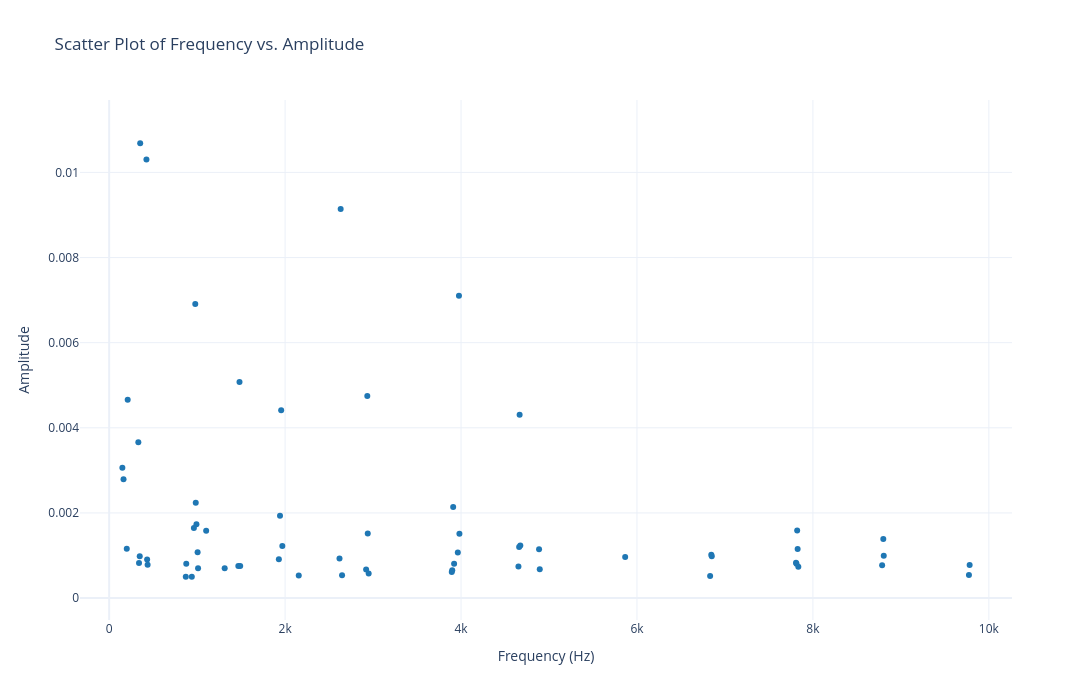

This figure's notebook cell:
### Markdown cell above
Let’s start with a single frame:

### Code cell
from audiospylt.multiplotter import plot_scatter

plot_scatter(
    files=['../tsv/bayle1.tsv'],
    mode='markers',
    # Frequency-axis scaling:
    freq_axis_mode='linear',  # 'linear' | 'log' | 'mel' | 'mixed'
    freq_axis_mix=0.5,        # used only when freq_axis_mode='mixed'
    mixed_log_floor_hz=1.0,   # used only when freq_axis_mode='mixed'
    # Amplitude-axis scaling:
    amp_axis_mode='linear',   # 'linear' | 'log' | 'mixed'
    amp_axis_mix=0.5,         # used only when amp_axis_mode='mixed'
    amp_log_floor=1e-12,      # used for 'log'/'mixed'
    # Range handling:
    plot_width=1100,
    plot_height=700,
    auto_plot_range=True,
)

### Figure 1 — Plotly figure (JSON) as saved in the notebook; plotly's stock layout.template omitted (floating-point values rounded to 4 significant figures)
{"data": [{"line": {"color": "#1f77b4"}, "marker": {"color": "#1f77b4"}, "mode": "markers", "name": "../tsv/bayle1.tsv", "type": "scatter", "x": [150.0, 163.2, 200.0, 210.5, 331.6, 339.5, 347.4, 352.6, 423.7, 431.6, 436.8, 871.1, 876.3, 939.5, 963.2, 978.9, 984.2, 992.1, 1005.0, 1011.0, 1103.0, 1313.0, 1468.0, 1482.0, 1489.0, 1929.0, 1942.0, 1955.0, 1968.0, 2155.0, 2618.0, 2632.0, 2647.0, 2921.0, 2934.0, 2939.0, 2950.0, 3895.0, 3900.0, 3911.0, 3921.0, 3963.0, 3976.0, 3982.0, 4653.0, 4661.0, 4666.0, 4674.0, 4887.0, 4895.0, 5866.0, 6832.0, 6845.0, 6850.0, 7808.0, 7813.0, 7821.0, 7826.0, 7834.0, 8787.0, 8800.0, 8805.0, 9774.0, 9782.0], "y": [0.003061, 0.002791, 0.00116, 0.004657, 0.003659, 0.000822, 0.0009813, 0.01068, 0.0103, 0.000908, 0.0007805, 0.0005028, 0.0008083, 0.0005027, 0.001645, 0.006906, 0.00224, 0.001737, 0.001074, 0.0006996, 0.001583, 0.0007007, 0.0007553, 0.005074, 0.000754, 0.0009095, 0.001933, 0.004414, 0.001224, 0.0005327, 0.0009267, 0.009138, 0.000533, 0.0006738, 0.004744, 0.001518, 0.0005772, 0.0006097, 0.0006546, 0.00214, 0.0008081, 0.001069, 0.0071, 0.001513, 0.0007386, 0.001198, 0.004309, 0.001235, 0.001148, 0.0006786, 0.000962, 0.0005207, 0.001018, 0.0009803, 0.0008297, 0.0008083, 0.001587, 0.001154, 0.0007345, 0.0007692, 0.001389, 0.000994, 0.0005445, 0.0007771]}], "layout": {"height": 700, "legend": {"title": {"text": "Sources"}}, "title": {"text": "Scatter Plot of Frequency vs. Amplitude"}, "width": 1100, "xaxis": {"range": [-331.6, 10260.0], "title": {"text": "Frequency (Hz)"}, "type": "linear"}, "yaxis": {"range": [-0.0005153, 0.0117], "title": {"text": "Amplitude"}, "type": "linear"}}}
